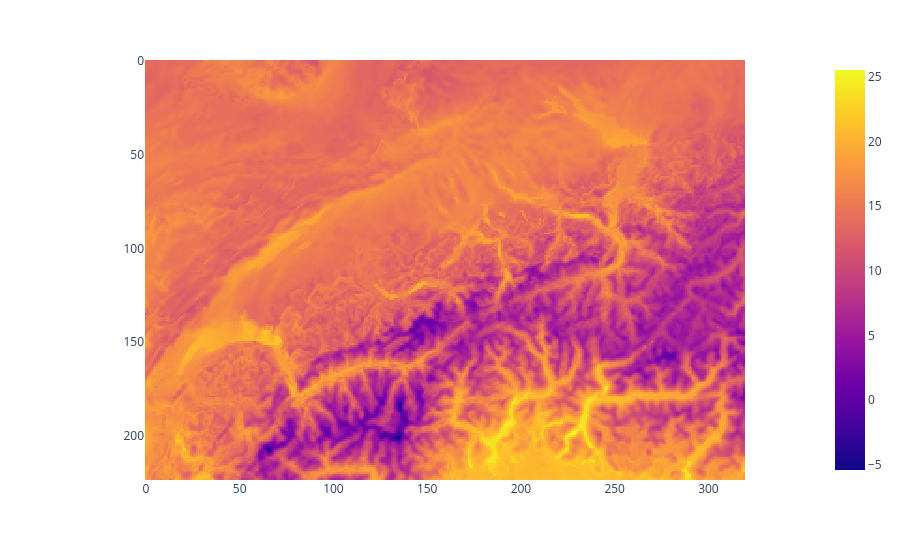

Source (notebook cell):
### Markdown cell above
### Plot an example of the COSMO data

### Code cell
import plotly.express as px

# Pick 0-th hour of the day (midnight)
# Flip height dimension (otherwise Swiss Grid would be plotted upside-down)
# Pick 3-rd variable in the array (index 3 is 2m temperature as per dictionary in one of the cells above)
px.imshow(day_grid[0, ::-1, :, 3])

### Figure 1 — Plotly figure (JSON) as saved in the notebook; plotly's stock layout.template omitted (floating-point values rounded to 4 significant figures; data arrays with more than 128 entries replaced by an {"elided": "..."} marker saying what was removed)
{"data": [{"coloraxis": "coloraxis", "hovertemplate": "x: %{x}<br>y: %{y}<br>color: %{z}<extra></extra>", "name": "0", "type": "heatmap", "xaxis": "x", "yaxis": "y", "z": {"elided": "224x320 float values"}}], "layout": {"coloraxis": {"colorscale": [[0, "#0d0887"], [0.1111, "#46039f"], [0.2222, "#7201a8"], [0.3333, "#9c179e"], [0.4444, "#bd3786"], [0.5556, "#d8576b"], [0.6667, "#ed7953"], [0.7778, "#fb9f3a"], [0.8889, "#fdca26"], [1, "#f0f921"]]}, "margin": {"t": 60}, "xaxis": {"anchor": "y", "constrain": "domain", "domain": [0, 1], "scaleanchor": "y"}, "yaxis": {"anchor": "x", "autorange": "reversed", "constrain": "domain", "domain": [0, 1]}}}
